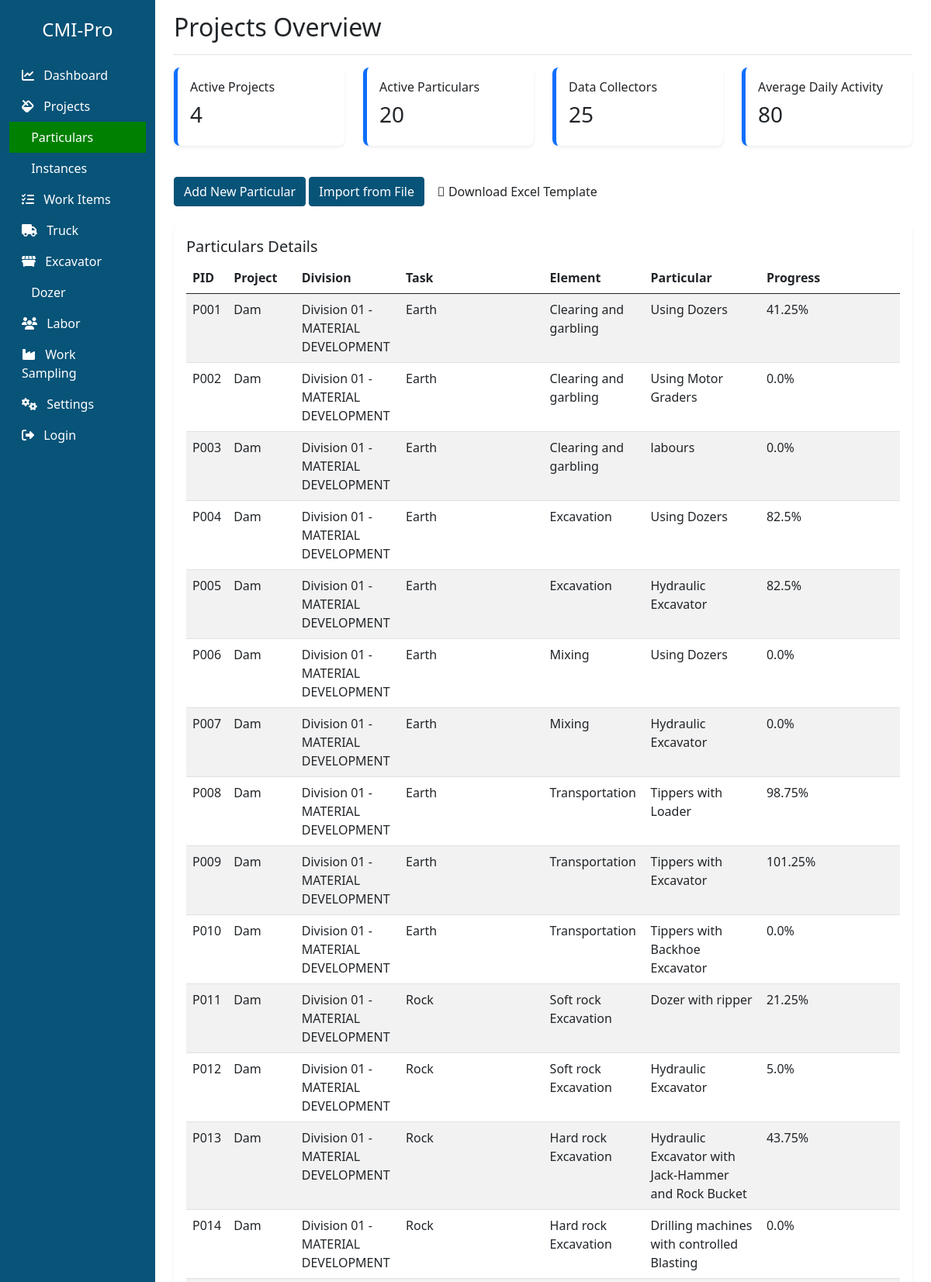
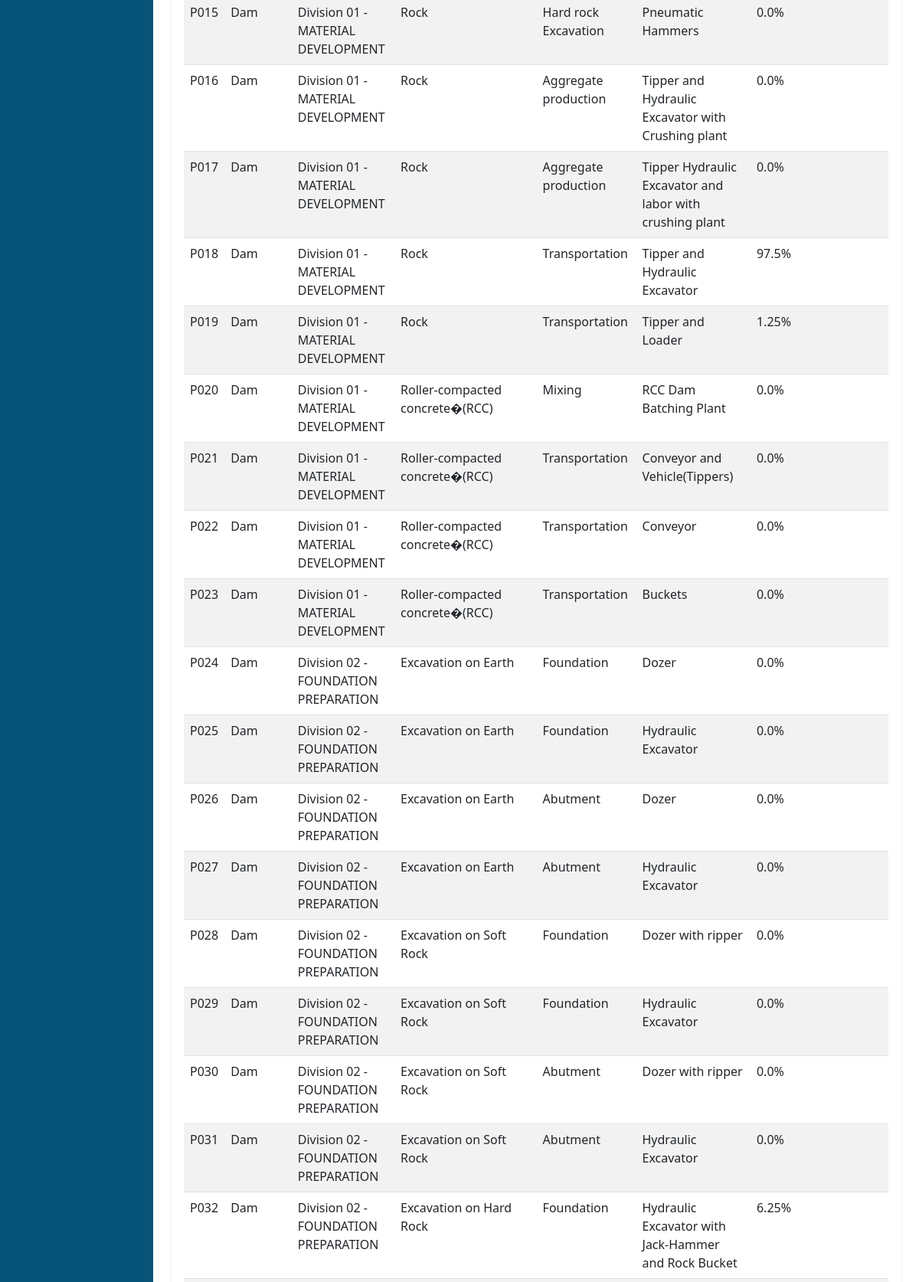
The page /bit/particulars/ (upper part) on the database its author committed (2 pictures, top to bottom).
### particular/models.py (models this page shows, shortened)
class Particular(models.Model):
    pid = models.CharField(max_length=10, primary_key=True, unique=True)
    project_type = models.ForeignKey('ProjectType', on_delete=models.PROTECT)
    division = models.ForeignKey('Division', on_delete=models.PROTECT, related_name='particular_division')
    task = models.CharField(max_length=255)
    element = models.CharField(max_length=255)
    name = models.CharField(max_length=255)
    required_instances = models.IntegerField(default=80)
    collected_instances = models.IntegerField(default=0)
    progress = models.FloatField(default=0.0)
    equipments = models.ManyToManyField('WorkEquipment', related_name='work_equipments')

class ProjectType(models.Model):
    name: str = models.CharField(max_length=250, unique=True)
    def __str__(self):
        return self.name

class Division(models.Model):
    project_type = models.ForeignKey('ProjectType', on_delete=models.SET_NULL, related_name='subsector', null=True)
    name = models.CharField(max_length=255)
    code = models.CharField(max_length=10)
    def __str__(self):
        return f"Division {self.code} - {self.name}"

### core/views.py (the view)
# urls.py: path('particulars/', views.particular_dashboard, name='particulars'),
def particular_dashboard(request):
    particulars = Particular.objects.all()
    projects = Project.objects.all()
    collectors = Collector.objects.all()
    form = ParticularForm()
    context = {'particulars': particulars, "form": form}
    return render(request, 'core/particulars.html', context)

### core/templates/core/particulars.html (shortened to what this page needs)
{% extends 'core/base.html' %}
{% load static %}
{% block content %}
<main class="col-md-10 ms-sm-auto px-md-4">
  <div class="d-flex justify-content-between flex-wrap align-items-center pt-3 pb-2 mb-3 border-bottom">
    <h2>Projects Overview</h2>
  </div>
  <div class="row mb-4">
    <div class="col-md-3">
      <div class="card card-stat shadow-sm p-3 mb-3">
        <h6>Active Projects</h6>
        <h3>4</h3>
      </div>
    </div>
    <div class="col-md-3">
      <div class="card card-stat shadow-sm p-3 mb-3">
        <h6>Active Particulars</h6>
        <h3>20</h3>
      </div>
    </div>
    <div class="col-md-3">
      <div class="card card-stat shadow-sm p-3 mb-3 color-green">
        <h6>Data Collectors</h6>
        <h3>25</h3>
      </div>
    </div>
    <div class="col-md-3">
      <div class="card card-stat shadow-sm p-3 mb-3">
        <h6>Average Daily Activity</h6>
        <h3>80</h3>
      </div>
    </div>
  </div>
  <div class="row mb-4">
    <div class="col-md-12 ">
      <button class="btn btn-primary" data-bs-toggle="modal" data-bs-target="#truckFormModal">
        Add New Particular
      </button>
      <button class="btn btn-primary" data-bs-toggle="modal" data-bs-target="#truckImportModal">
        Import from File
      </button>
      <button class="btn btn-white " data-bs-toggle="modal" data-bs-target="#">
        <span class="fa-download"> </span>
        Download Excel Template
      </button>
    </div>
  </div>
  <div class="row mb-4">
    <div class="col-md-12">
      <div class="card shadow-sm p-3 mb-3">
        <h5 class="card-title">Particulars Details</h5>
        <table class="table table-striped">
          <thead>
            <tr>
              <th>PID</th>
              <th>Project</th>
              <th>Division</th>
              <th>Task</th>
              <th>Element</th>
              <th>Particular</th>
              <th>Progress</th>
            </tr>
          </thead>
          <tbody>
            {% for p in particulars %}
            <tr>
              <td>{{p.pid}}</td>
              <td>{{p.project_type}}</td>
              <td>{{p.division}}</td>
              <td>{{p.task}}</td>
              <td>{{p.element}}</td>
              <td>{{p.name}}</td>
              <td>{{p.progress}}%</td>
            </tr>
            {% endfor %}
          </tbody>
        </table>
      </div>
    </div>
  </div>
</main>
{% endblock %}

### static/css/style.css (style rules this page uses)
.card { border: none; border-radius: 0.5rem; }
.btn-primary { background-color: #085378; border-color: #085378; }

### core/templates/core/base.html (style rules this page uses)
body { font-family: 'Segoe UI', sans-serif; }
.card-stat { border-left: 5px solid #0d6efd; }

### rows shown on the page
Particular: pid "P001", project_type "Dam", division "Division 01 - MATERIAL DEVELOPMENT", task "Earth", element "Clearing and garbling", name "Using Dozers", progress "41.25"
Particular: pid "P002", project_type "Dam", division "Division 01 - MATERIAL DEVELOPMENT", task "Earth", element "Clearing and garbling", name "Using Motor Graders", progress "0.0"
Particular: pid "P003", project_type "Dam", division "Division 01 - MATERIAL DEVELOPMENT", task "Earth", element "Clearing and garbling", name "labours", progress "0.0"
Particular: pid "P004", project_type "Dam", division "Division 01 - MATERIAL DEVELOPMENT", task "Earth", element "Excavation", name "Using Dozers", progress "82.5"
Particular: pid "P005", project_type "Dam", division "Division 01 - MATERIAL DEVELOPMENT", task "Earth", element "Excavation", name "Hydraulic Excavator", progress "82.5"
Particular: pid "P006", project_type "Dam", division "Division 01 - MATERIAL DEVELOPMENT", task "Earth", element "Mixing", name "Using Dozers", progress "0.0"
Particular: pid "P007", project_type "Dam", division "Division 01 - MATERIAL DEVELOPMENT", task "Earth", element "Mixing", name "Hydraulic Excavator", progress "0.0"
Particular: pid "P008", project_type "Dam", division "Division 01 - MATERIAL DEVELOPMENT", task "Earth", element "Transportation", name "Tippers with Loader", progress "98.75"
Particular: pid "P009", project_type "Dam", division "Division 01 - MATERIAL DEVELOPMENT", task "Earth", element "Transportation", name "Tippers with Excavator", progress "101.25"
Particular: pid "P010", project_type "Dam", division "Division 01 - MATERIAL DEVELOPMENT", task "Earth", element "Transportation", name "Tippers with Backhoe Excavator", progress "0.0"
Particular: pid "P011", project_type "Dam", division "Division 01 - MATERIAL DEVELOPMENT", task "Rock", element "Soft rock Excavation", name "Dozer with ripper", progress "21.25"
Particular: pid "P012", project_type "Dam", division "Division 01 - MATERIAL DEVELOPMENT", task "Rock", element "Soft rock Excavation", name "Hydraulic Excavator", progress "5.0"
Particular: pid "P013", project_type "Dam", division "Division 01 - MATERIAL DEVELOPMENT", task "Rock", element "Hard rock Excavation", name "Hydraulic Excavator with Jack-Hammer and Rock Bucket", progress "43.75"
Particular: pid "P014", project_type "Dam", division "Division 01 - MATERIAL DEVELOPMENT", task "Rock", element "Hard rock Excavation", name "Drilling machines with controlled Blasting", progress "0.0"
Particular: pid "P015", project_type "Dam", division "Division 01 - MATERIAL DEVELOPMENT", task "Rock", element "Hard rock Excavation", name "Pneumatic Hammers", progress "0.0"
Particular: pid "P016", project_type "Dam", division "Division 01 - MATERIAL DEVELOPMENT", task "Rock", element "Aggregate production", name "Tipper and Hydraulic Excavator with Crushing plant", progress "0.0"
Particular: pid "P017", project_type "Dam", division "Division 01 - MATERIAL DEVELOPMENT", task "Rock", element "Aggregate production", name "Tipper Hydraulic Excavator and labor with crushing plant", progress "0.0"
Particular: pid "P018", project_type "Dam", division "Division 01 - MATERIAL DEVELOPMENT", task "Rock", element "Transportation", name "Tipper and Hydraulic Excavator", progress "97.5"
Particular: pid "P019", project_type "Dam", division "Division 01 - MATERIAL DEVELOPMENT", task "Rock", element "Transportation", name "Tipper and Loader", progress "1.25"
Particular: pid "P020", project_type "Dam", division "Division 01 - MATERIAL DEVELOPMENT", task "Roller-compacted concrete�(RCC)", element "Mixing", name "RCC Dam Batching Plant", progress "0.0"
Particular: pid "P021", project_type "Dam", division "Division 01 - MATERIAL DEVELOPMENT", task "Roller-compacted concrete�(RCC)", element "Transportation", name "Conveyor and Vehicle(Tippers)", progress "0.0"
Particular: pid "P022", project_type "Dam", division "Division 01 - MATERIAL DEVELOPMENT", task "Roller-compacted concrete�(RCC)", element "Transportation", name "Conveyor", progress "0.0"
Particular: pid "P023", project_type "Dam", division "Division 01 - MATERIAL DEVELOPMENT", task "Roller-compacted concrete�(RCC)", element "Transportation", name "Buckets", progress "0.0"
Particular: pid "P024", project_type "Dam", division "Division 02 - FOUNDATION PREPARATION", task "Excavation on Earth", element "Foundation", name "Dozer", progress "0.0"
Particular: pid "P025", project_type "Dam", division "Division 02 - FOUNDATION PREPARATION", task "Excavation on Earth", element "Foundation", name "Hydraulic Excavator", progress "0.0"
Particular: pid "P026", project_type "Dam", division "Division 02 - FOUNDATION PREPARATION", task "Excavation on Earth", element "Abutment", name "Dozer", progress "0.0"
Particular: pid "P027", project_type "Dam", division "Division 02 - FOUNDATION PREPARATION", task "Excavation on Earth", element "Abutment", name "Hydraulic Excavator", progress "0.0"
Particular: pid "P028", project_type "Dam", division "Division 02 - FOUNDATION PREPARATION", task "Excavation on Soft Rock", element "Foundation", name "Dozer with ripper", progress "0.0"
Particular: pid "P029", project_type "Dam", division "Division 02 - FOUNDATION PREPARATION", task "Excavation on Soft Rock", element "Foundation", name "Hydraulic Excavator", progress "0.0"
Particular: pid "P030", project_type "Dam", division "Division 02 - FOUNDATION PREPARATION", task "Excavation on Soft Rock", element "Abutment", name "Dozer with ripper", progress "0.0"
Particular: pid "P031", project_type "Dam", division "Division 02 - FOUNDATION PREPARATION", task "Excavation on Soft Rock", element "Abutment", name "Hydraulic Excavator", progress "0.0"
Particular: pid "P032", project_type "Dam", division "Division 02 - FOUNDATION PREPARATION", task "Excavation on Hard Rock", element "Foundation", name "Hydraulic Excavator with Jack-Hammer and Rock Bucket", progress "6.25"
